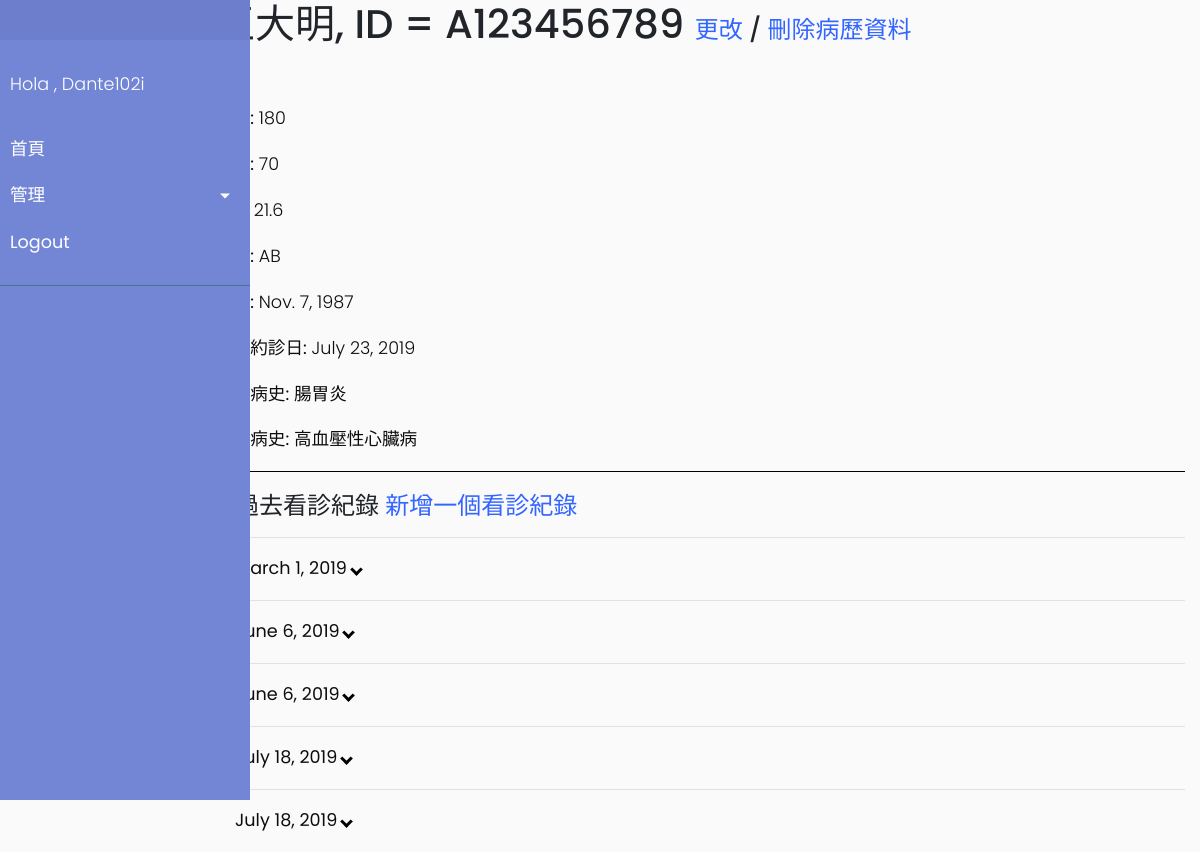
Page /catalog/patient/1 (signed in) on the earlier database version.
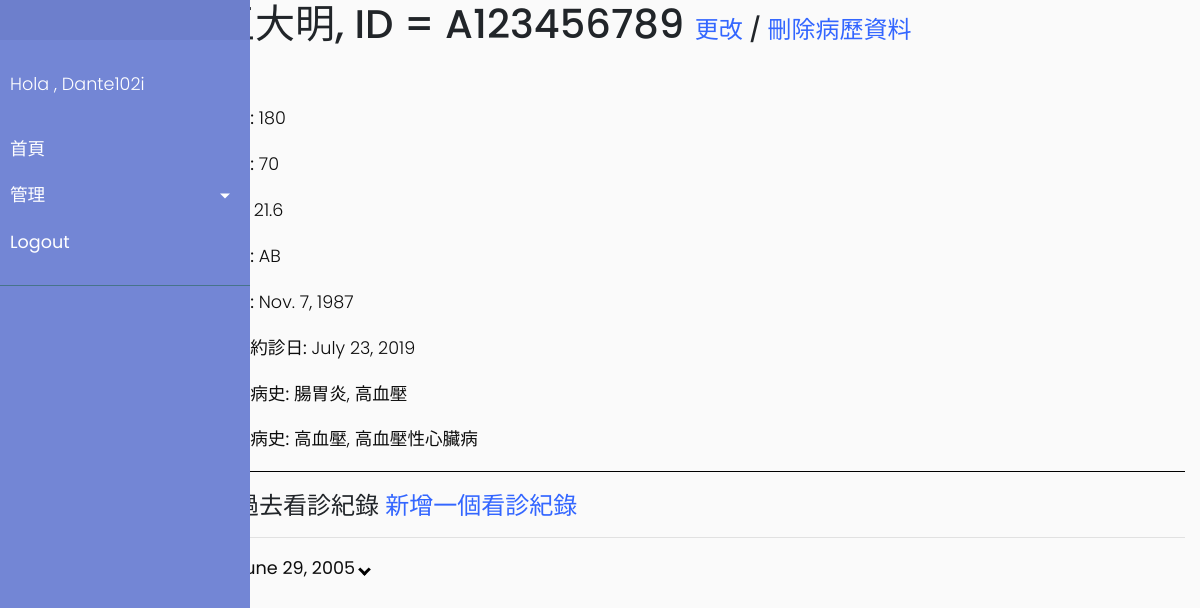
Same page on the later database version.
### catalog/models.py (models this page shows, shortened)
class Patient(models.Model):
    name = models.CharField(max_length = 200,help_text = "輸入病人姓名")
    personalid = models.CharField(max_length = 200,help_text = "輸入病人身分證字號")
    bloodtype = models.CharField(max_length = 200,help_text = "輸入病人血型")
    height = models.PositiveIntegerField(help_text ="輸入病人身高(cm)",default = 180)
    weight = models.PositiveIntegerField(help_text = "輸入病人體重(kg)",default = 70)
    date_of_birth = models.DateField(help_text = "輸入病人出生年月日")
    return_date = models.DateField(help_text = "下次約診日期", blank = True, default = datetime.date.today)
    illness = models.ManyToManyField(Illness,help_text = "請選病人患有什麼疾病",related_name ="illness",blank = True)
    past_illness = models.ManyToManyField(Illness,help_text = "請選病人過去病史",related_name = "past_illness",blank = True)
    class Meta:
        permissions = (("doctor", "Update or delete"),)
        ordering = ['name']
    def BMI(self):
        return round(float(self.weight)/((float(self.height)/100)** 2),2)
    def __str__(self):
        return (self.name+", ID = "+self.personalid)
    def return_id(self):
        return self.id
    def get_update_url(self):
        return reverse('patient_update',args = [str(self.id)])
    def get_delete_url(self):
        return reverse('patient_delete',args = [str(self.id)])

class Illness(models.Model):
    name = models.CharField(max_length = 200,help_text = "輸入疾病名稱")
    Type = (('severe','重大疾病'),('minor','一般疾病'))
    selection = models.CharField(choices = Type,max_length = 10,default ='minor',help_text = '請選疾病是否為重症')
    def __str__(self):
        return self.name
    class Meta:
        permissions = (("doctor", "Update or delete"),)

class Treatment_record(models.Model):
    treatment_detail = models.TextField(max_length = 400,help_text = "診斷紀錄", blank = True)
    date = models.DateField(help_text = "診斷日期")
    patient = models.ForeignKey('Patient',on_delete=models.SET_NULL, null=True, blank = True)
    illness = models.ManyToManyField(Illness,help_text = "請選病人患有什麼疾病", blank = True)
    class Meta:
        ordering = ['date']
        permissions = (("doctor", "Update or delete"),)

### catalog/views.py (the view)
# urls.py: path('patient/<int:pk>', views.PatientDetailView.as_view(), name='patient-detail'),
class PatientDetailView(PermissionRequiredMixin,generic.DetailView):
    permission_required = 'catalog.doctor'
    model = Patient

### catalog/templates/catalog/patient_detail.html (shortened to what this page needs)
{% extends "base_generic.html" %}
{% block content %}
  <h1> {{ patient}}
  <font size ="5"><a class = "create_update_del" href ="{{patient.get_update_url}}" > 更改</a>
  /
<a class = "create_update_del" href ="{{patient.get_delete_url}}" > 刪除病歷資料</a></font>
  </h1>
    <br></br>
  <p><strong>身高:</strong> {{ patient.height}}</p>
  <p><strong>體重:</strong> {{ patient.weight}}</p>
  <p><strong>BMI:</strong> {{ patient.BMI}}</p>
  <p><strong>血型:</strong> {{ patient.bloodtype}}</p>
  <p><strong>生日:</strong> {{ patient.date_of_birth }}</p>
  <p><strong>下次約診日:</strong> {{ patient.return_date}}</p>
  <p><strong>現在病史:</strong> {% for illness in patient.illness.all %} {{ illness }}{% if not forloop.last %}, {% endif %}{% endfor %}</p>
  <p><strong>過去病史:</strong> {% for illness in patient.past_illness.all %} {{ illness }}{% if not forloop.last %}, {% endif %}{% endfor %}</p>
  <hr color = "black">
  <div style="margin-left:20px;margin-top:20px">
    <h4>過去看診紀錄
	<a class = "create_update_del" id = "create_treatment_record" href = "/catalog/treatment_record/create/{{patient.return_id}}"> 新增一個看診紀錄</a>
	</h4>
    {% for record in patient.treatment_record_set.all %}
    <hr>
	<p id ="flip_{{forloop.counter}}" class = "Record"><strong>{{ record.date }} <i class="arrow down"></i></strong></p>
    {% endfor %}
  </div>
{% endblock %}

### catalog/templates/base_generic.html (shortened to what this page needs)
<!DOCTYPE html>
<html lang="en">
<head>
<link rel="stylesheet" href="https://cdnjs.cloudflare.com/ajax/libs/malihu-custom-scrollbar-plugin/3.1.5/jquery.mCustomScrollbar.min.css">
  <link rel="stylesheet" href="https://stackpath.bootstrapcdn.com/bootstrap/4.1.3/css/bootstrap.min.css">
  {% load static %}
  <link rel="stylesheet" href="{% static 'css/style.css' %}">
  <link rel="stylesheet" href="{% static 'css/style2.css' %}">
</head>
<body>
  <div class="container-fluid">
    <div class="row">
      <div class="col-sm-2">
      {% block sidebar %}
    <nav id="sidebar">
        <div class="sidebar-header">
        </div>
        <ul class="list-unstyled components">
            <p>Hola
			{% if user.is_authenticated %}
			,  {{ user.get_username }}
			{% endif %}
			</p>
			<li>
                <a href="{% url 'index' %}">首頁</a>
            </li>
			{% if user.is_authenticated %}
            <li>
                <a href="#pageSubmenu" data-toggle="collapse" aria-expanded="false" class="dropdown-toggle">管理</a>
            </li>
            <li><a href="{% url 'logout'%}?next={{request.path}}">Logout</a></li>
            {% else %}
              <li><a href="{% url 'login'%}?next={{request.path}}">Login</a></li>
            {% endif %}
        </ul>
    </nav>
     {% endblock %}
      </div>
      <div class="col-sm-10 ">{% block content %}{% endblock %}
	  </div>
    </div>
  </div>
</body>
</html>

### catalog/static/css/style.css (style rules this page uses)
#sidebar { width: 250px; position: fixed; top: 0; left: 0; height: 100vh; z-index: 999; background: #7386D5; color: #fff; transition: all 0.3s; }

### catalog/static/css/style2.css (style rules this page uses)
body { font-family: 'Poppins', sans-serif; background: #fafafa; }
p { font-family: 'Poppins', sans-serif; font-size: 1.1em; font-weight: 300; line-height: 1.7em; color: #0d0d0d; }
.create_update_del { color: #3366ff; }
a, a:hover, a:focus { color: inherit; text-decoration: none; transition: all 0.3s; }
#sidebar { width: 250px; position: fixed; top: 0; left: 0; height: 100vh; z-index: 999; background: #7386D5; color: #fff; transition: all 0.3s; }
#sidebar .sidebar-header { padding: 20px; background: #6d7fcc; }
#sidebar ul.components { padding: 20px 0; border-bottom: 1px solid #47748b; }
#sidebar ul p { color: #fff; padding: 10px; }
#sidebar ul li a { padding: 10px; font-size: 1.1em; display: block; }
a[data-toggle="collapse"] { position: relative; }
.dropdown-toggle::after { display: block; position: absolute; top: 50%; right: 20px; transform: translateY(-50%); }
i { border: solid black; border-width: 0 3px 3px 0; display: inline-block; padding: 3px; }
.down { transform: rotate(45deg); -webkit-transform: rotate(45deg); }

Differences in the rows shown:
removed Treatment_record: date "March 1, 2019"
removed Treatment_record: date "June 6, 2019"
removed Treatment_record: date "June 6, 2019"
removed Treatment_record: date "July 18, 2019"
removed Treatment_record: date "July 18, 2019"
shown differently, row unchanged: Illness "腸胃炎": now shows ","
now on this page (row unchanged): Illness: name "高血壓"
added Treatment_record: date "June 29, 2005"
